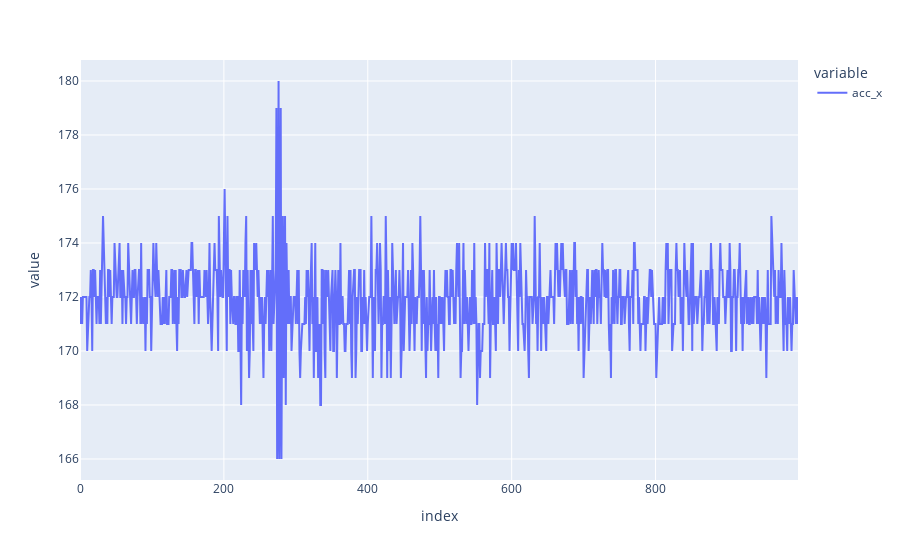
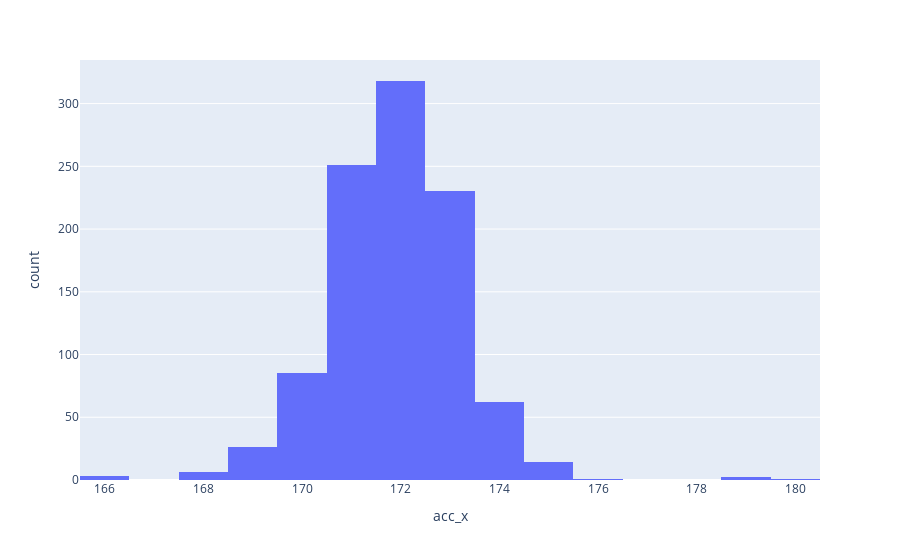

The cell these charts' notebook holds for them, in order:
### Markdown cell above
p2config-filter-5hz-gyro-250-acc-8

### Code cell
df = read(1000)
file_name = input('Enter file name: ')
df.to_csv(file_name + '.csv')
fig = px.line(df, x=df.index, y=['acc_x'])
fig.show()
fig = px.histogram(df, x='acc_x')
fig.show()

### Figure 1 — Plotly figure (JSON) as saved in the notebook; plotly's stock layout.template omitted (floating-point values rounded to 4 significant figures; data arrays with more than 128 entries replaced by an {"elided": "..."} marker saying what was removed)
{"data": [{"hovertemplate": "variable=acc_x<br>index=%{x}<br>value=%{y}<extra></extra>", "legendgroup": "acc_x", "line": {"color": "#636efa", "dash": "solid"}, "marker": {"symbol": "circle"}, "mode": "lines", "name": "acc_x", "orientation": "h", "showlegend": true, "type": "scatter", "x": {"elided": "999 int values"}, "xaxis": "x", "y": {"elided": "999 int values"}, "yaxis": "y"}], "layout": {"legend": {"title": {"text": "variable"}, "tracegroupgap": 0}, "margin": {"t": 60}, "xaxis": {"anchor": "y", "domain": [0, 1], "title": {"text": "index"}}, "yaxis": {"anchor": "x", "domain": [0, 1], "title": {"text": "value"}}}}

### Figure 2 — Plotly figure (JSON) as saved in the notebook; plotly's stock layout.template omitted (floating-point values rounded to 4 significant figures; data arrays with more than 128 entries replaced by an {"elided": "..."} marker saying what was removed)
{"data": [{"alignmentgroup": "True", "bingroup": "x", "hovertemplate": "acc_x=%{x}<br>count=%{y}<extra></extra>", "legendgroup": "", "marker": {"color": "#636efa", "pattern": {"shape": ""}}, "name": "", "offsetgroup": "", "orientation": "v", "showlegend": false, "type": "histogram", "x": {"elided": "999 int values"}, "xaxis": "x", "yaxis": "y"}], "layout": {"barmode": "relative", "legend": {"tracegroupgap": 0}, "margin": {"t": 60}, "xaxis": {"anchor": "y", "domain": [0, 1], "title": {"text": "acc_x"}}, "yaxis": {"anchor": "x", "domain": [0, 1], "title": {"text": "count"}}}}
